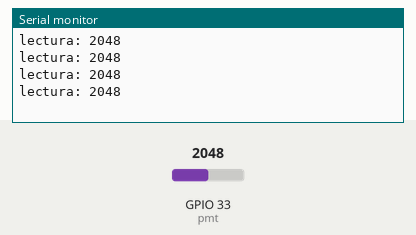
Simulated run of this sketch. Board: ESP32. Parts: the last lines printed to the serial monitor. The inputs (shaded band) are chosen by the test bench; at power-on: GPIO 33 (pmt) = 2048.

Above: at 1.2 s.
1.3 s: GPIO 33 (pmt) set to 2866
At 1.71 s:
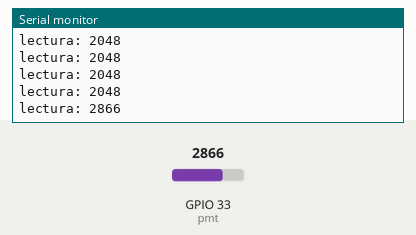
2.8 s: GPIO 33 (pmt) set to 3603
At 2.91 s:
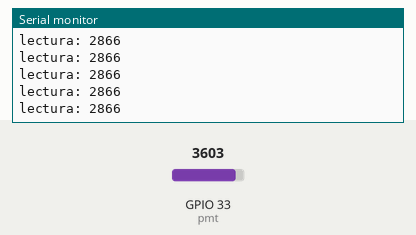
Timing chart, 0 to 5.8 s (numbered marks = the images above; inputs shaded):
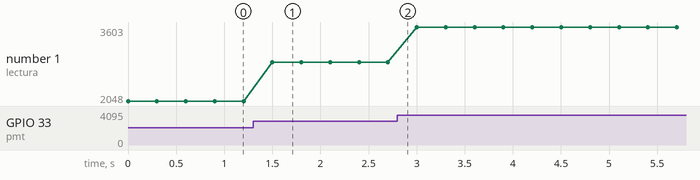

Measured:
- after the input at 1.3 s, the serial monitor: prints a new line after 0.20 s (image 1)
- plotted number 1: 2048 → 2866 after the input at 1.3 s, 2866 → 3603 after the input at 2.8 s

The sketch:

26ago2024.ino
```cpp
#define pmt 33

void setup() {
  Serial.begin(115200);

}

void loop() {
  Serial.println("lectura: " +  String(analogRead(pmt)));
  delay(300);
}
```
